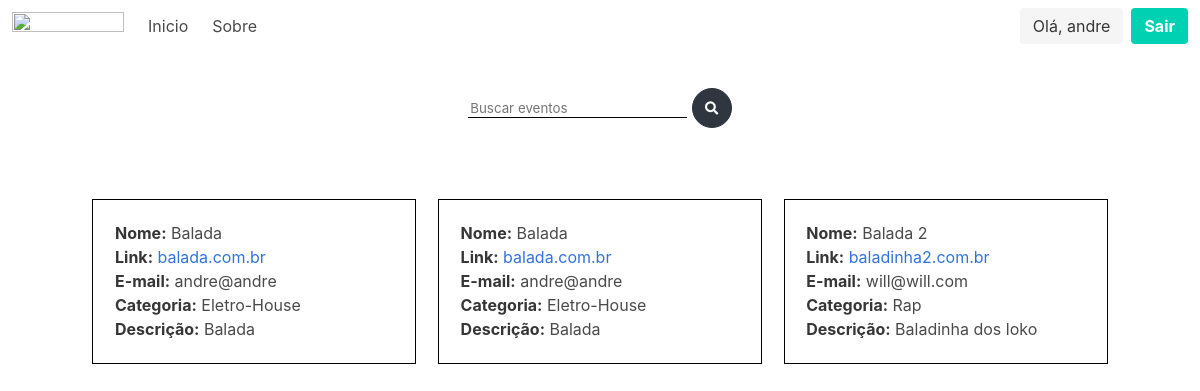
The app's page /principal.php (signed in) with its own data.
### tables this page shows
CREATE TABLE `evento` (
  `id_evento` int(11) NOT NULL,
  `nome` varchar(150) NOT NULL,
  `link` varchar(150) NOT NULL,
  `email` varchar(150) NOT NULL,
  `categoria` varchar(25) NOT NULL,
  `descricao` varchar(250) DEFAULT NULL
);

### principal.php (the view, shortened to what this page needs)
<?php
    require_once 'conexao.php';
?>
<!DOCTYPE html>
<html lang="en">
<head>
</head>
<body>
  <!DOCTYPE html>
  <html lang="en">
  <head>
    <link rel="stylesheet" href="css/bulma.min.css" />
    <link rel="stylesheet" href="css/main_principal.css" />
    <link rel="stylesheet" href="https://use.fontawesome.com/releases/v5.8.2/css/all.css">
  </head>
  <body>
    <nav class="navbar" role="navigation" aria-label="main navigation">
      <div class="navbar-brand">
        <a class="navbar-item" href="https://bulma.io">
          <img src="https://bulma.io/images/bulma-logo.png" width="112" height="28">
        </a>
      </div>
      <div id="navbarBasicExample" class="navbar-menu">
        <div class="navbar-start">
          <a class="navbar-item" href="principal.php">
            Inicio
          </a>
          <a class="navbar-item">
            Sobre
          </a>
        </div>
      </div>
      <div class="navbar-end">
        <div class="navbar-item">
          <div class="buttons">
            <a class="button is-light">
              Olá, <?php echo $_SESSION['usuario']; ?>
            </a>
            <a class="button is-primary" href="logout.php">
              <strong>Sair</strong>
            </a>
          </div>
        </div>
      </div>
    </nav>
    <div class="pesquisar_dados">
      <form action="pesquisar.php" method="post">
        <input type="text" name="pesquisa" placeholder="Buscar eventos">
        <button type="submit" ><i class="fas fa-search"></i></button>
      </form>
    </div>
    <div class="exibi_dados">
      <?php
$query = "SELECT nome,link,email,categoria,descricao FROM evento";
$result = $conexao->query($query);
$linha = $result->fetch_array();
$total = mysqli_num_rows($result);
?>
      <?php
if ($total > 0) {
    do {
        ?>
      <p><?="<strong>Nome:</strong> ".$linha['nome']?>  <?="<br/><strong>Link:</strong> <a href='".$linha['link']."'>".$linha['link']."</a >"?>  <?="<br /><strong>E-mail:</strong> ".$linha['email']?> <?="<br/><strong>Categoria:</strong> ".$linha['categoria']?>
        <?="<br/><strong>Descrição:</strong> ".$linha['descricao']?></p>
      <?php
    } while ($linha = mysqli_fetch_assoc($result));
}
?>
  </div>
  </body>
  </html>

### css/main_principal.css (style rules this page uses)
.pesquisar_dados { display: flex; justify-content: center; justify-items: center; flex-wrap: nowrap; margin-top: 3%; width: 100%; }
.pesquisar_dados button { border: 1px solid #2f3640; border-radius: 50%; background: #2f3640; height: 40px; width: 40px; }
.pesquisar_dados i { color: white; }
.pesquisar_dados input { outline: none; background: none; border: none; border-bottom: 1px solid black; }
.exibi_dados { display: flex; justify-content: center; flex-wrap: wrap; margin-top: 5%; margin-left: 5%; margin-right: 5%; }
.exibi_dados p { border: 1px solid black; margin: 1%; width: 30%; height: 40%; padding: 2%; }

### records on screen
evento: nome "Balada", link "balada.com.br", email "andre@andre", categoria "Eletro-House", descricao "Balada"
evento: nome "Balada", link "balada.com.br", email "andre@andre", categoria "Eletro-House", descricao "Balada"
evento: nome "Balada 2", link "baladinha2.com.br", email "will@will.com", categoria "Rap", descricao "Baladinha dos loko"

### other values on screen
$_SESSION['usuario'] "andre"
